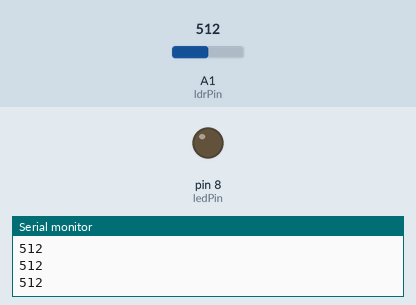
This sketch was run on a simulated Arduino Uno, built with avr-gcc and run on an emulated ATmega328P. Shown: output pins drawn as LEDs (lit = HIGH), the last lines printed to the serial monitor. Inputs (shaded band) come from the test bench; at power-on: A1 (ldrPin) = 512.

Above: at 1.2 s.
1.3 s: A1 (ldrPin) set to 483
At 2.4 s:
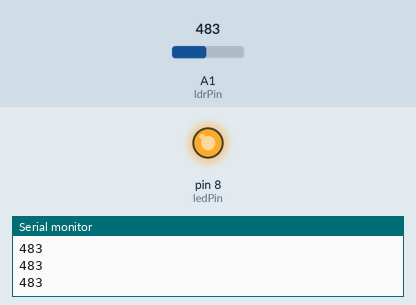
2.8 s: A1 (ldrPin) set to 510
At 3.6 s:
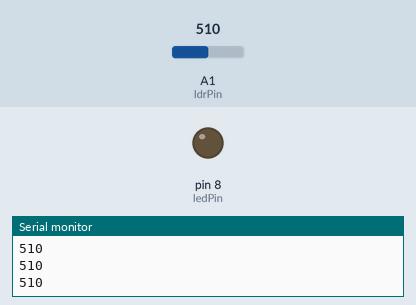
4.3 s: A1 (ldrPin) set to 490
At 5.0 s:
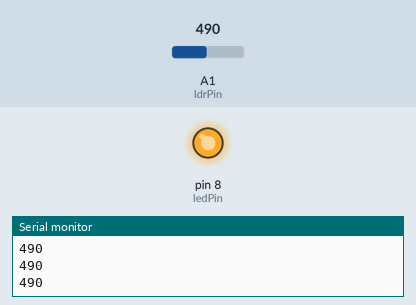
Timing chart, 0 to 7.3 s (numbered marks = the images above; inputs shaded):
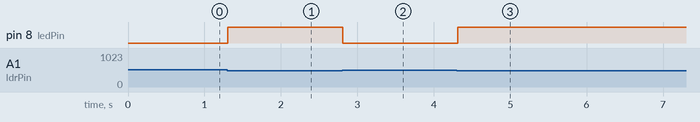

Measured:
- the behaviour switches between 500 and 499 on A1 (ldrPin) (found by bisection; images 0 and 1)
- after the input at 1.3 s, pin 8 (ledPin): LOW → HIGH at once
- after the input at 2.8 s, pin 8 (ledPin): HIGH → LOW at once
- after the input at 4.3 s, pin 8 (ledPin): LOW → HIGH at once

The sketch:

1led_photoresistor.ino
```cpp
int ldrPin = A1;
int ledPin = 8;

int threshold = 500;

void setup() {
  pinMode(ledPin, OUTPUT);
  Serial.begin(9600);
}

void loop() {
  int ldrValue = analogRead(ldrPin);
  Serial.println(ldrValue);

  if (ldrValue < threshold) {
    digitalWrite(ledPin, HIGH); // LED ON (dark)
  } else {
    digitalWrite(ledPin, LOW);  // LED OFF (bright)
  }

  delay(100);
}
```
